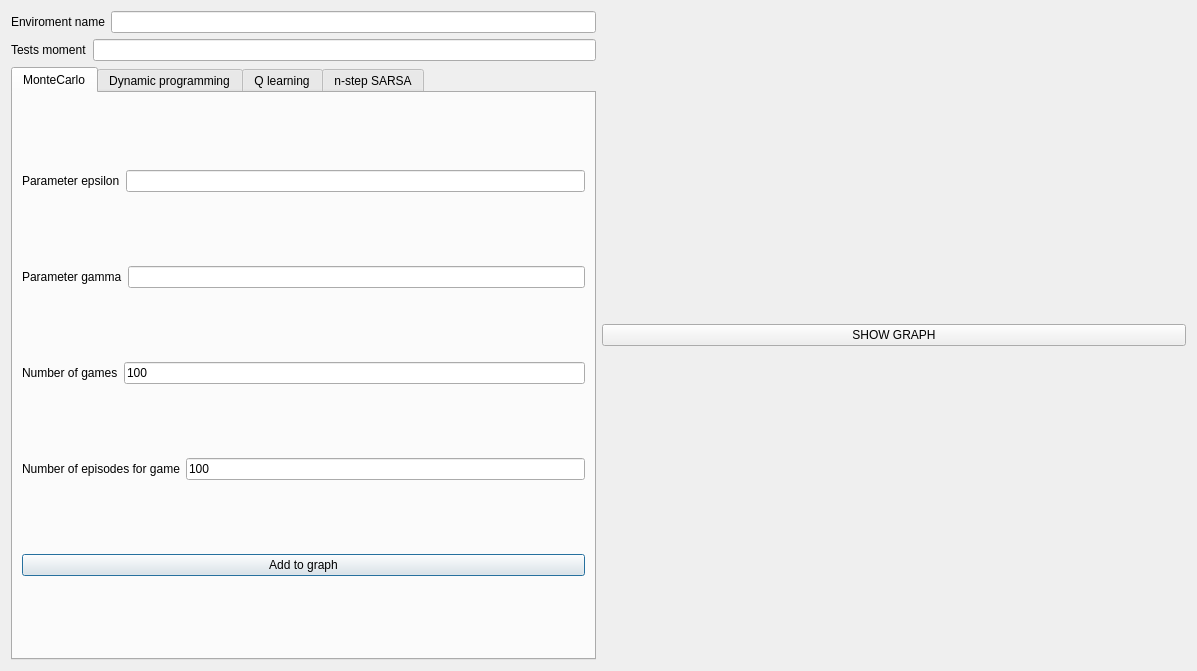
<?xml version="1.0" encoding="UTF-8"?>
<ui version="4.0">
 <class>Dialog</class>
 <widget class="QDialog" name="Dialog">
  <property name="geometry">
   <rect>
    <x>0</x>
    <y>0</y>
    <width>1197</width>
    <height>671</height>
   </rect>
  </property>
  <property name="windowTitle">
   <string>Dialog</string>
  </property>
  <layout class="QHBoxLayout" name="horizontalLayout_4" stretch="10,10">
   <item>
    <layout class="QVBoxLayout" name="verticalLayout">
     <item>
      <layout class="QHBoxLayout" name="horizontalLayout">
       <item>
        <widget class="QLabel" name="label_1">
         <property name="text">
          <string>Enviroment name</string>
         </property>
        </widget>
       </item>
       <item>
        <widget class="QLineEdit" name="enviroment_name"/>
       </item>
      </layout>
     </item>
     <item>
      <layout class="QHBoxLayout" name="horizontalLayout_2" stretch="0,0">
       <item>
        <widget class="QLabel" name="label_2">
         <property name="text">
          <string>Tests moment</string>
         </property>
        </widget>
       </item>
       <item>
        <widget class="QLineEdit" name="tests_moment"/>
       </item>
      </layout>
     </item>
     <item>
      <widget class="QTabWidget" name="tabWidget">
       <property name="currentIndex">
        <number>0</number>
       </property>
       <widget class="QWidget" name="monte_carlo">
        <attribute name="title">
         <string>MonteCarlo</string>
        </attribute>
        <layout class="QVBoxLayout" name="verticalLayout_4">
         <item>
          <layout class="QHBoxLayout" name="horizontalLayout_5">
           <item>
            <widget class="QLabel" name="label">
             <property name="text">
              <string>Parameter epsilon</string>
             </property>
            </widget>
           </item>
           <item>
            <widget class="QLineEdit" name="mc_epsilon"/>
           </item>
          </layout>
         </item>
         <item>
          <layout class="QHBoxLayout" name="horizontalLayout_6">
           <item>
            <widget class="QLabel" name="label_3">
             <property name="text">
              <string>Parameter gamma</string>
             </property>
            </widget>
           </item>
           <item>
            <widget class="QLineEdit" name="mc_gamma"/>
           </item>
          </layout>
         </item>
         <item>
          <layout class="QHBoxLayout" name="horizontalLayout_7">
           <item>
            <widget class="QLabel" name="label_4">
             <property name="text">
              <string>Number of games</string>
             </property>
            </widget>
           </item>
           <item>
            <widget class="QLineEdit" name="mc_n_games">
             <property name="text">
              <string>100</string>
             </property>
            </widget>
           </item>
          </layout>
         </item>
         <item>
          <layout class="QHBoxLayout" name="horizontalLayout_8">
           <item>
            <widget class="QLabel" name="label_5">
             <property name="text">
              <string>Number of episodes for game</string>
             </property>
            </widget>
           </item>
           <item>
            <widget class="QLineEdit" name="mc_n_episodes">
             <property name="text">
              <string>100</string>
             </property>
            </widget>
           </item>
          </layout>
         </item>
         <item>
          <widget class="QPushButton" name="add_mc_to_graph">
           <property name="text">
            <string>Add to graph</string>
           </property>
          </widget>
         </item>
        </layout>
       </widget>
       <widget class="QWidget" name="dynamic_programming">
        <attribute name="title">
         <string>Dynamic programming</string>
        </attribute>
        <layout class="QVBoxLayout" name="verticalLayout_3">
         <item>
          <layout class="QHBoxLayout" name="horizontalLayout_10">
           <item>
            <widget class="QLabel" name="label_6">
             <property name="text">
              <string>Parameter gamma</string>
             </property>
            </widget>
           </item>
           <item>
            <widget class="QLineEdit" name="lineEdit_5"/>
           </item>
          </layout>
         </item>
         <item>
          <layout class="QHBoxLayout" name="horizontalLayout_9">
           <item>
            <widget class="QLabel" name="label_7">
             <property name="text">
              <string>Parameter theta</string>
             </property>
            </widget>
           </item>
           <item>
            <widget class="QLineEdit" name="lineEdit_6"/>
           </item>
          </layout>
         </item>
         <item>
          <widget class="QPushButton" name="pushButton_2">
           <property name="text">
            <string>Add to graph</string>
           </property>
          </widget>
         </item>
        </layout>
       </widget>
       <widget class="QWidget" name="q_learning">
        <attribute name="title">
         <string>Q learning</string>
        </attribute>
        <layout class="QVBoxLayout" name="verticalLayout_5">
         <item>
          <layout class="QHBoxLayout" name="horizontalLayout_15">
           <item>
            <widget class="QLabel" name="label_8">
             <property name="text">
              <string>Parameter alpha</string>
             </property>
            </widget>
           </item>
           <item>
            <widget class="QLineEdit" name="lineEdit_11"/>
           </item>
          </layout>
         </item>
         <item>
          <layout class="QHBoxLayout" name="horizontalLayout_14">
           <item>
            <widget class="QLabel" name="label_9">
             <property name="text">
              <string>Parameter gamma</string>
             </property>
            </widget>
           </item>
           <item>
            <widget class="QLineEdit" name="lineEdit_10"/>
           </item>
          </layout>
         </item>
         <item>
          <layout class="QHBoxLayout" name="horizontalLayout_13">
           <item>
            <widget class="QLabel" name="label_10">
             <property name="text">
              <string>Parameter epsilon</string>
             </property>
            </widget>
           </item>
           <item>
            <widget class="QLineEdit" name="lineEdit_9"/>
           </item>
          </layout>
         </item>
         <item>
          <layout class="QHBoxLayout" name="horizontalLayout_12">
           <item>
            <widget class="QLabel" name="label_11">
             <property name="text">
              <string>Number of games</string>
             </property>
            </widget>
           </item>
           <item>
            <widget class="QLineEdit" name="lineEdit_8">
             <property name="text">
              <string>100</string>
             </property>
            </widget>
           </item>
          </layout>
         </item>
         <item>
          <layout class="QHBoxLayout" name="horizontalLayout_11">
           <item>
            <widget class="QLabel" name="label_12">
             <property name="text">
              <string>Number of episodes for game</string>
             </property>
            </widget>
           </item>
           <item>
            <widget class="QLineEdit" name="lineEdit_7">
             <property name="text">
              <string>100</string>
             </property>
            </widget>
           </item>
          </layout>
         </item>
         <item>
          <widget class="QPushButton" name="pushButton_3">
           <property name="text">
            <string>Add to graph</string>
           </property>
          </widget>
         </item>
        </layout>
       </widget>
       <widget class="QWidget" name="n_step_sarsa">
        <attribute name="title">
         <string>n-step SARSA</string>
        </attribute>
        <layout class="QVBoxLayout" name="verticalLayout_6">
         <item>
          <layout class="QHBoxLayout" name="horizontalLayout_22">
           <item>
            <widget class="QLabel" name="label_13">
             <property name="text">
              <string>Number of steps</string>
             </property>
            </widget>
           </item>
           <item>
            <widget class="QLineEdit" name="lineEdit_17"/>
           </item>
          </layout>
         </item>
         <item>
          <layout class="QHBoxLayout" name="horizontalLayout_21">
           <item>
            <widget class="QLabel" name="label_18">
             <property name="text">
              <string>Parameter alpha</string>
             </property>
            </widget>
           </item>
           <item>
            <widget class="QLineEdit" name="lineEdit_16"/>
           </item>
          </layout>
         </item>
         <item>
          <layout class="QHBoxLayout" name="horizontalLayout_20">
           <item>
            <widget class="QLabel" name="label_17">
             <property name="text">
              <string>Parameter gamma</string>
             </property>
            </widget>
           </item>
           <item>
            <widget class="QLineEdit" name="lineEdit_15"/>
           </item>
          </layout>
         </item>
         <item>
          <layout class="QHBoxLayout" name="horizontalLayout_18">
           <item>
            <widget class="QLabel" name="label_16">
             <property name="text">
              <string>Parameter epsilon</string>
             </property>
            </widget>
           </item>
           <item>
            <widget class="QLineEdit" name="lineEdit_14"/>
           </item>
          </layout>
         </item>
         <item>
          <layout class="QHBoxLayout" name="horizontalLayout_17">
           <item>
            <widget class="QLabel" name="label_14">
             <property name="text">
              <string>Number of games</string>
             </property>
            </widget>
           </item>
           <item>
            <widget class="QLineEdit" name="lineEdit_13">
             <property name="text">
              <string>100</string>
             </property>
            </widget>
           </item>
          </layout>
         </item>
         <item>
          <layout class="QHBoxLayout" name="horizontalLayout_16">
           <item>
            <widget class="QLabel" name="label_15">
             <property name="text">
              <string>Number of episodes for game</string>
             </property>
            </widget>
           </item>
           <item>
            <widget class="QLineEdit" name="lineEdit_12">
             <property name="text">
              <string>100</string>
             </property>
            </widget>
           </item>
          </layout>
         </item>
         <item>
          <widget class="QPushButton" name="pushButton_4">
           <property name="text">
            <string>Add to graph</string>
           </property>
          </widget>
         </item>
        </layout>
       </widget>
      </widget>
     </item>
    </layout>
   </item>
   <item>
    <layout class="QVBoxLayout" name="verticalLayout_2">
     <item>
      <widget class="QPushButton" name="show_graph">
       <property name="text">
        <string>SHOW GRAPH</string>
       </property>
      </widget>
     </item>
    </layout>
   </item>
  </layout>
 </widget>
 <resources/>
 <connections/>
</ui>
